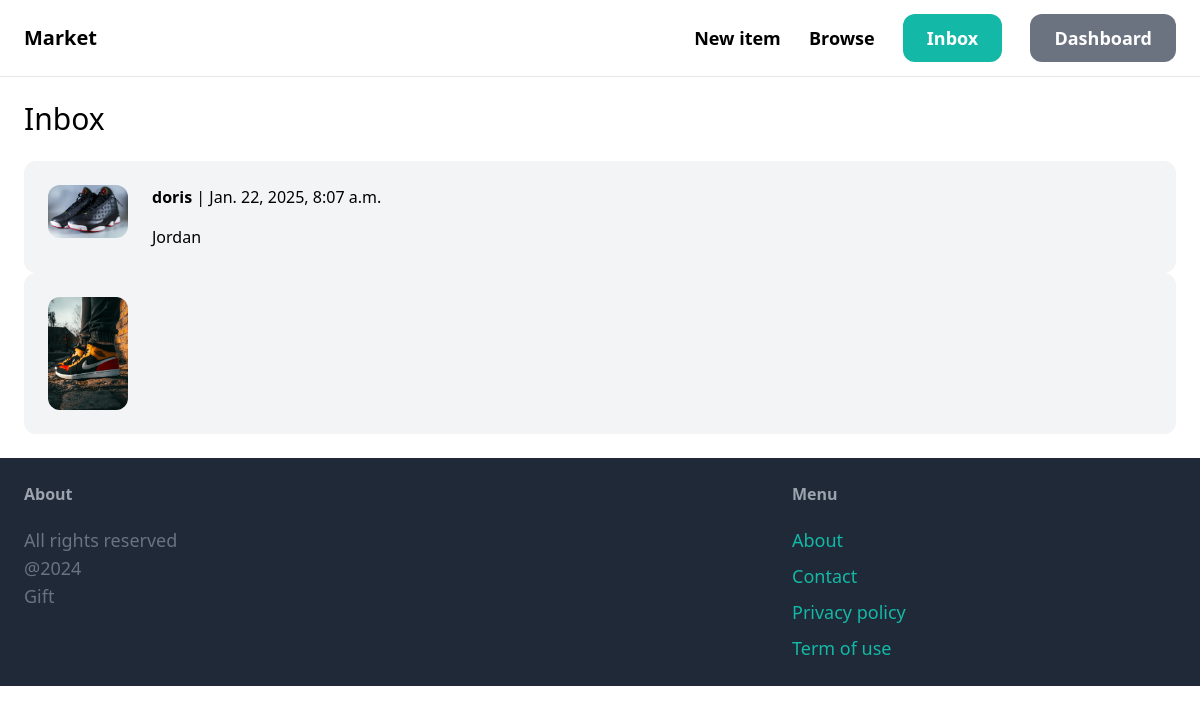
The page /inbox/ (signed in) on the database its author committed.
### conversation/models.py (models this page shows)
class Conversation(models.Model):
    item = models.ForeignKey(Item, related_name='conversations', on_delete=models.CASCADE)
    members = models.ManyToManyField(User, related_name='conversations')
    created_at = models.DateTimeField(auto_now_add=True)
    modified_at = models.DateTimeField(auto_now=True)
    class Meta:
        ordering = ('-modified_at',)

### item/models.py (models this page shows, shortened)
class Item(models.Model):
    category = models.ForeignKey(Category, related_name='items', on_delete=models.CASCADE)
    name = models.CharField(max_length=255)
    description = models.TextField(blank=True, null=True)
    price = models.FloatField()
    image = models.ImageField(upload_to='item_images', blank=True, null=True)
    is_sold = models.BooleanField(default=False)
    created_by = models.ForeignKey(User, related_name='items', on_delete=models.CASCADE)
    created_at = models.DateTimeField(auto_now_add=True)

### conversation/views.py (the view)
# urls.py: path('', views.inbox, name='inbox'),
@login_required
def inbox(request):
    conversations = Conversation.objects.filter(members__in=[request.user.id])
    return render(request, 'conversation/inbox.html', {
        'conversations': conversations
    })

### conversation/templates/conversation/inbox.html (shortened to what this page needs)
{% extends 'core/base.html' %}
{% block content %}
<h1 class="mb-6 text-3xl">Inbox</h1>
<div class="space-y-6">
    {% for conversation in conversations %}
        <a href="{% url 'conversation:detail' conversation.id %}">
            <div class="p-6 flex bg-gray-100 rounded-xl">
                <div class="pr-6">
                    <img src="{{ conversation.item.image.url }}" class="w-20 rounded-xl">
                </div>
                <div>
                    {% for member in conversation.members.all %}
                        {% if member != request.user %}
                            <p class="mb-4"><strong>{{ member.username }}</strong> | {{ conversation.modified_at }}</p>
                            <p>{{ conversation.item.name }}</p>
                        {% endif %}
                    {% endfor %}
                </div>
            </div>
        </a>
    {% endfor %}
</div>
{% endblock %}

### rows shown on the page
Conversation: item.image (picture), modified_at "Jan. 22, 2025, 8:07 a.m.", item.name "Jordan"
Conversation: item.image (picture)

### other values the page prints
{{ member.username }} "doris"
